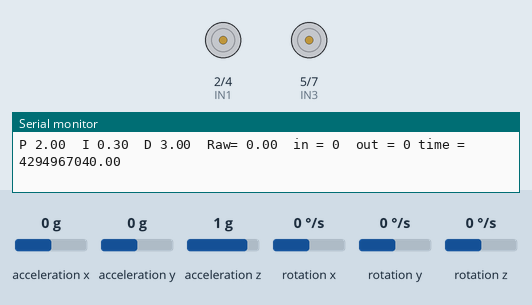
Recording of a sketch running on a simulated Arduino Uno, built with avr-gcc and run on an emulated ATmega328P. On the bench: motor-driver pin pairs drawn as motors (green arrow = first pin HIGH = forward, orange = second pin HIGH = backward, longer = more drive, scaled by the enable pin), the last lines printed to the serial monitor. The inputs (shaded band) are chosen by the test bench; at power-on: rotation x 0 °/s, acceleration y 0 g, acceleration x 0 g, acceleration z 1 g, rotation y 0 °/s, rotation z 0 °/s.

Above: at 1.3 s.
1.4 s: rotation x set to 37 °/s
At 3.4 s:
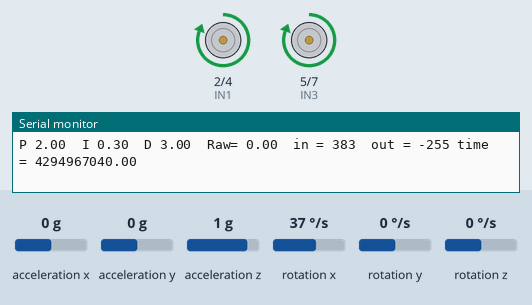
3.7 s: rotation x set to -100 °/s
At 5.0 s:
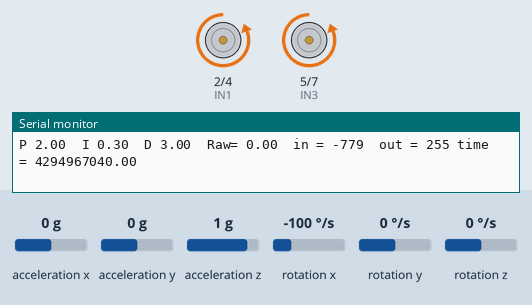
5.6 s: rotation x set to 0 °/s
At 7.89 s:
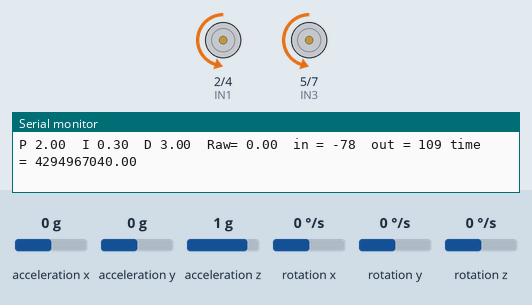
8.6 s: acceleration y set to -1.4 g
Timing chart, 0 to 11.1 s (numbered marks = the images above; inputs shaded):
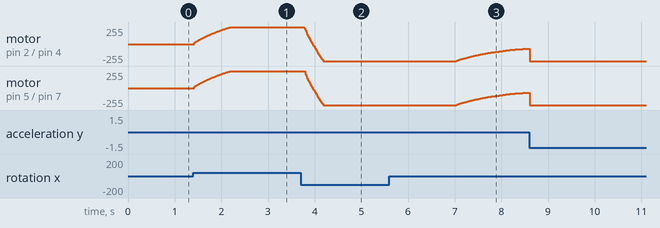

The sketch:

balance_robot_2018_lm298.ino
```cpp
#include "I2Cdev.h"
#include "MPU6050.h"
//#include <IRremote.h>
// Arduino Wire library is required if I2Cdev I2CDEV_ARDUINO_WIRE implementation
// is used in I2Cdev.h
#if I2CDEV_IMPLEMENTATION == I2CDEV_ARDUINO_WIRE
    #include "Wire.h"
#endif

MPU6050 accelgyro;
const int ENA = 3;
const int ENB = 6;
const int IN1 = 2;
const int IN2 = 4;
const int IN3 = 5;
const int IN4 = 7;

unsigned long currentTime;
unsigned long timeNow;
unsigned long lastTime;
int output;
double errSum, lastErr;
float cycleTime = 0.004;//in seconds
double kp = 2.0;
double ki = 0.30;
double kd = 3.0;
double accelData;
double error;
double dErr;
double accelTotal;
double gyroData;

int16_t ax, ay, az;
int16_t gx, gy, gz;
int sumgx, sumgy, sumgz;
int sumax, sumay, sumaz;
int ayTotal;
float delayTimeCorrect;

static int setpoint = 0;
static int input = 0;
static int lastInput = 0;

#define OUTPUT_READABLE_ACCELGYRO

void setup()
{
  #if I2CDEV_IMPLEMENTATION == I2CDEV_ARDUINO_WIRE
    Wire.begin();
  #elif I2CDEV_IMPLEMENTATION == I2CDEV_BUILTIN_FASTWIRE
  Fastwire::setup(400, true);
  #endif
  Serial.begin(115200);
  accelgyro.initialize();
  for (int i = 1; i < 33; i = i + 1)
  {
    accelgyro.getRotation(&gx, &gy, &gz);
    sumgx = sumgx + gx;
  }
  sumgx = sumgx / 32;
  for (int i = 1; i < 33; i = i + 1)
  {
    accelgyro.getAcceleration(&ax, &ay, &az);
    sumay = sumay + ay;
  }
  sumay = sumay / 32;
  pinMode(ENA, OUTPUT);
  pinMode(ENB, OUTPUT);
  pinMode(IN1, OUTPUT);
  pinMode(IN2, OUTPUT);
  pinMode(IN3, OUTPUT);
  pinMode(IN4, OUTPUT);
  analogWrite(ENA, 0);
  analogWrite(ENB, 0);
}

void loop()
{
  currentTime = micros();
  accelgyro.getMotion6(&ax, &ay, &az, &gx, &gy, &gz);
  accelData = (ay-sumay)>>2;// / by 4
  accelTotal = accelData + setpoint;
  gyroData = (gx-sumgx)>>1;// / by 2
  input = (0.98*((lastInput)+((gyroData)*cycleTime)))+(0.02*(accelTotal));
  /*
   * the above takes the last reading of gyro (lastInput), and then takes the current
   * reading * cycle time (to work out a turning movement in a time frame)
   * and then adds the two together. this works out how much it has turned since last time
   * this is then multiplied by 98% and then added to 2% of the current accel reading.
   */
  calcOutput();
  MotorL298();
  serialInput();
  serialOutput();
  lastErr = error;
  lastInput = input;
  correctTime();
}
void correctTime()
{
  timeNow = micros();
  delayTimeCorrect = 4000-(timeNow - currentTime);
  delayMicroseconds(delayTimeCorrect);
}

void calcOutput()
{
  error = setpoint - input;
  error = error;
  errSum = errSum + (error * cycleTime); //intergral part sum of errors past
  double dInput = input - lastInput;
  output = (kp * error) + (ki * errSum) - (kd * dInput);
}

void MotorL298()
{
  output = (output / 2);
  if (output > 255)
  {
    output = 255;
  }
  if (output < -255)
  {
    output = -255;
  }
  if (output < 0)
  {
    digitalWrite(IN1, HIGH);
    digitalWrite(IN2, LOW);
    analogWrite(ENA, (output*-1));
    digitalWrite(IN3, HIGH);
    digitalWrite(IN4, LOW);
    analogWrite(ENB, (output*-1));
  }
  else
  {
    digitalWrite(IN1, LOW);
    digitalWrite(IN2, HIGH);
    analogWrite(ENA, output);
    digitalWrite(IN3, LOW);
    digitalWrite(IN4, HIGH);
    analogWrite(ENB, output);

  }
}

void serialInput()
{
  if (Serial.available() > 0)
  {
    char ch = Serial.read();
    if (ch == '4')
    {
      kp = kp + 0.01;
    }
    else if (ch == '1')
    {
      kp = kp - 0.01;
    }
    else if (ch == '5')
    {
      ki = ki + 0.01;
    }
    else if (ch == '2')
    {
      ki = ki - 0.01;
    }
    else if (ch == '6')
    {
      kd = kd + 0.01;
    }
    else if (ch == '3')
    {
      kd = kd - 0.01;
    }
    else if (ch == 'y')
    {
      //neutral1 = neutral1 + 1;
    }
    else if (ch == 'h')
    {
      //neutral1 = neutral1 - 1;
    }
    else if (ch == 'u')
    {
      //neutral2 = neutral2 + 1;
    }
    else if (ch == 'j')
    {
      //neutral2 = neutral2 - 1;
    }
    else if (ch == 'd')
    {
      //moveData = moveData + 1;
    }
    else if (ch == 'c')
    {
     // moveData = moveData - 1;
    }
  }
}

void serialOutput()
{
  static int k = 0;
  if (k == 0)
  {
    Serial.print("P ");
    Serial.print(kp);
  }
  else if (k == 1)
  {
    Serial.print("  I ");
    Serial.print(ki);
  }
  else if (k == 2)
  {
    Serial.print("  D ");
    Serial.print(kd);
  }
  else if (k == 3)
  {
    Serial.print("  Raw= ");
    Serial.print(accelTotal);
  }
  else if (k == 4)
  {
    Serial.print("  in = ");
    Serial.print(input);

  }
  else if (k == 5)
  {
    Serial.print("  out = ");
    Serial.print(output);
  }
  else if (k == 6)
  {
    Serial.print(" time = ");
    Serial.print(delayTimeCorrect);
  }
  else if (k == 7)
  {
    Serial.print("  now= ");
    Serial.print(timeNow);
  }
  else if (k == 8)
  {
    Serial.print("  ?= ");
    //Serial.print(delayTimeCorrect);
  }
  k = k + 1;
  if (k == 7)
  {
    k = 0;
    Serial.println();
  }
}
```

Measured:
- after the input at 1.4 s, motor on pin 2 (IN1) / pin 4 (IN2), motor on pin 5 (IN3) / pin 7 (IN4): moves from stopped to forward 255/255 over 0.80 s, starting at once
- after the input at 3.7 s, motor on pin 2 (IN1) / pin 4 (IN2), motor on pin 5 (IN3) / pin 7 (IN4): moves from forward 255/255 to backward 255/255 over 0.41 s, starting after 0.07 s
- after the input at 5.6 s, motor on pin 2 (IN1) / pin 4 (IN2), motor on pin 5 (IN3) / pin 7 (IN4): moves from backward 255/255 to backward 69/255 over 1.5 s, starting after 1.4 s
